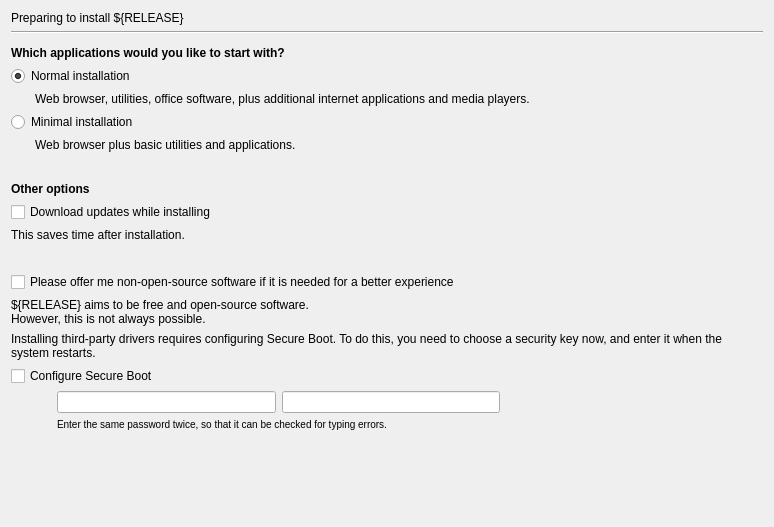
<?xml version="1.0" encoding="UTF-8"?>
<ui version="4.0">
 <class>Form</class>
 <widget class="QWidget" name="Form">
  <property name="geometry">
   <rect>
    <x>0</x>
    <y>0</y>
    <width>770</width>
    <height>527</height>
   </rect>
  </property>
  <property name="windowTitle">
   <string>Form</string>
  </property>
  <layout class="QVBoxLayout" name="verticalLayout">
   <item>
    <widget class="QLabel" name="prepare_heading_label">
     <property name="text">
      <string>Preparing to install ${RELEASE}</string>
     </property>
    </widget>
   </item>
   <item>
    <widget class="Line" name="line">
     <property name="orientation">
      <enum>Qt::Horizontal</enum>
     </property>
    </widget>
   </item>
   <item>
    <spacer name="verticalSpacer_5">
     <property name="orientation">
      <enum>Qt::Vertical</enum>
     </property>
     <property name="sizeType">
      <enum>QSizePolicy::Fixed</enum>
     </property>
     <property name="sizeHint" stdset="0">
      <size>
       <width>20</width>
       <height>6</height>
      </size>
     </property>
    </spacer>
   </item>
   <item>
    <widget class="QLabel" name="qt_minimum_install_header">
     <property name="font">
      <font>
       <weight>75</weight>
       <bold>true</bold>
      </font>
     </property>
     <property name="text">
      <string>Which applications would you like to start with?</string>
     </property>
     <property name="wordWrap">
      <bool>true</bool>
     </property>
    </widget>
   </item>
   <item>
    <widget class="QRadioButton" name="prepare_normal_install">
     <property name="text">
      <string>Normal installation</string>
     </property>
     <property name="checked">
      <bool>true</bool>
     </property>
    </widget>
   </item>
   <item>
    <widget class="QLabel" name="qt_label_normal_install">
     <property name="text">
      <string>Web browser, utilities, office software, plus additional internet applications and media players.</string>
     </property>
     <property name="indent">
      <number>24</number>
     </property>
    </widget>
   </item>
   <item>
    <widget class="QRadioButton" name="prepare_minimal_install">
     <property name="text">
      <string>Minimal installation</string>
     </property>
    </widget>
   </item>
   <item>
    <widget class="QLabel" name="qt_label_minimal_install">
     <property name="text">
      <string>Web browser plus basic utilities and applications.</string>
     </property>
     <property name="indent">
      <number>24</number>
     </property>
    </widget>
   </item>
   <item>
    <spacer name="verticalSpacer_4">
     <property name="orientation">
      <enum>Qt::Vertical</enum>
     </property>
     <property name="sizeType">
      <enum>QSizePolicy::Fixed</enum>
     </property>
     <property name="sizeHint" stdset="0">
      <size>
       <width>20</width>
       <height>24</height>
      </size>
     </property>
    </spacer>
   </item>
   <item>
    <widget class="QLabel" name="install_other_options_header">
     <property name="font">
      <font>
       <weight>75</weight>
       <bold>true</bold>
      </font>
     </property>
     <property name="text">
      <string>Other options</string>
     </property>
     <property name="wordWrap">
      <bool>true</bool>
     </property>
    </widget>
   </item>
   <item>
    <widget class="QCheckBox" name="prepare_download_updates">
     <property name="text">
      <string>Download updates while installing</string>
     </property>
    </widget>
   </item>
   <item>
    <widget class="QLabel" name="label_download_updates">
     <property name="text">
      <string>This saves time after installation.</string>
     </property>
    </widget>
   </item>
   <item>
    <spacer name="verticalSpacer_3">
     <property name="orientation">
      <enum>Qt::Vertical</enum>
     </property>
     <property name="sizeType">
      <enum>QSizePolicy::Fixed</enum>
     </property>
     <property name="sizeHint" stdset="0">
      <size>
       <width>20</width>
       <height>24</height>
      </size>
     </property>
    </spacer>
   </item>
   <item>
    <widget class="QCheckBox" name="prepare_nonfree_software">
     <property name="text">
      <string>Please offer me non-open-source software if it is needed for a better experience</string>
     </property>
    </widget>
   </item>
   <item>
    <widget class="QLabel" name="prepare_foss_disclaimer">
     <property name="text">
      <string>&lt;qt&gt;${RELEASE} aims to be free and open-source software.&lt;br /&gt;However, this is not always possible.&lt;/span&gt;&lt;/qt&gt;</string>
     </property>
     <property name="wordWrap">
      <bool>true</bool>
     </property>
    </widget>
   </item>
   <item>
    <widget class="QLabel" name="secureboot_label">
     <property name="text">
      <string>Installing third-party drivers requires configuring Secure Boot. To do this, you need to choose a security key now, and enter it when the system restarts.</string>
     </property>
     <property name="textFormat">
      <enum>Qt::AutoText</enum>
     </property>
     <property name="wordWrap">
      <bool>true</bool>
     </property>
    </widget>
   </item>
   <item>
    <layout class="QGridLayout" name="_20">
     <property name="leftMargin">
      <number>0</number>
     </property>
     <property name="topMargin">
      <number>0</number>
     </property>
     <property name="rightMargin">
      <number>0</number>
     </property>
     <property name="bottomMargin">
      <number>0</number>
     </property>
     <property name="verticalSpacing">
      <number>0</number>
     </property>
     <item row="4" column="0">
      <spacer name="horizontalSpacer">
       <property name="orientation">
        <enum>Qt::Horizontal</enum>
       </property>
       <property name="sizeType">
        <enum>QSizePolicy::Fixed</enum>
       </property>
       <property name="sizeHint" stdset="0">
        <size>
         <width>40</width>
         <height>20</height>
        </size>
       </property>
      </spacer>
     </item>
     <item row="4" column="4">
      <spacer name="spc20">
       <property name="orientation">
        <enum>Qt::Horizontal</enum>
       </property>
       <property name="sizeHint" stdset="0">
        <size>
         <width>0</width>
         <height>20</height>
        </size>
       </property>
      </spacer>
     </item>
     <item row="4" column="3">
      <widget class="QLabel" name="badPassword">
       <property name="sizePolicy">
        <sizepolicy hsizetype="Fixed" vsizetype="Fixed">
         <horstretch>0</horstretch>
         <verstretch>0</verstretch>
        </sizepolicy>
       </property>
       <property name="minimumSize">
        <size>
         <width>32</width>
         <height>32</height>
        </size>
       </property>
       <property name="maximumSize">
        <size>
         <width>32</width>
         <height>32</height>
        </size>
       </property>
       <property name="scaledContents">
        <bool>true</bool>
       </property>
      </widget>
     </item>
     <item row="4" column="2">
      <widget class="QLineEdit" name="verified_password">
       <property name="sizePolicy">
        <sizepolicy hsizetype="Expanding" vsizetype="Fixed">
         <horstretch>0</horstretch>
         <verstretch>0</verstretch>
        </sizepolicy>
       </property>
       <property name="minimumSize">
        <size>
         <width>200</width>
         <height>0</height>
        </size>
       </property>
       <property name="echoMode">
        <enum>QLineEdit::Password</enum>
       </property>
      </widget>
     </item>
     <item row="4" column="1">
      <widget class="QLineEdit" name="password">
       <property name="sizePolicy">
        <sizepolicy hsizetype="Expanding" vsizetype="Fixed">
         <horstretch>0</horstretch>
         <verstretch>0</verstretch>
        </sizepolicy>
       </property>
       <property name="minimumSize">
        <size>
         <width>200</width>
         <height>0</height>
        </size>
       </property>
       <property name="echoMode">
        <enum>QLineEdit::Password</enum>
       </property>
      </widget>
     </item>
     <item row="0" column="0" colspan="2">
      <widget class="QCheckBox" name="disable_secureboot">
       <property name="text">
        <string>Configure Secure Boot</string>
       </property>
      </widget>
     </item>
     <item row="5" column="1" colspan="4">
      <widget class="QLabel" name="password_extra_label">
       <property name="styleSheet">
        <string>font-weight: normal</string>
       </property>
       <property name="text">
        <string>&lt;small&gt;Enter the same password twice, so that it can be checked for typing errors.&lt;/small&gt;</string>
       </property>
       <property name="wordWrap">
        <bool>true</bool>
       </property>
      </widget>
     </item>
    </layout>
   </item>
   <item>
    <widget class="QWidget" name="progress_container" native="true">
     <property name="enabled">
      <bool>true</bool>
     </property>
     <property name="sizePolicy">
      <sizepolicy hsizetype="Expanding" vsizetype="Expanding">
       <horstretch>0</horstretch>
       <verstretch>0</verstretch>
      </sizepolicy>
     </property>
    </widget>
   </item>
   <item>
    <spacer name="verticalSpacer">
     <property name="orientation">
      <enum>Qt::Vertical</enum>
     </property>
     <property name="sizeHint" stdset="0">
      <size>
       <width>752</width>
       <height>376</height>
      </size>
     </property>
    </spacer>
   </item>
  </layout>
 </widget>
 <resources/>
 <connections/>
</ui>
